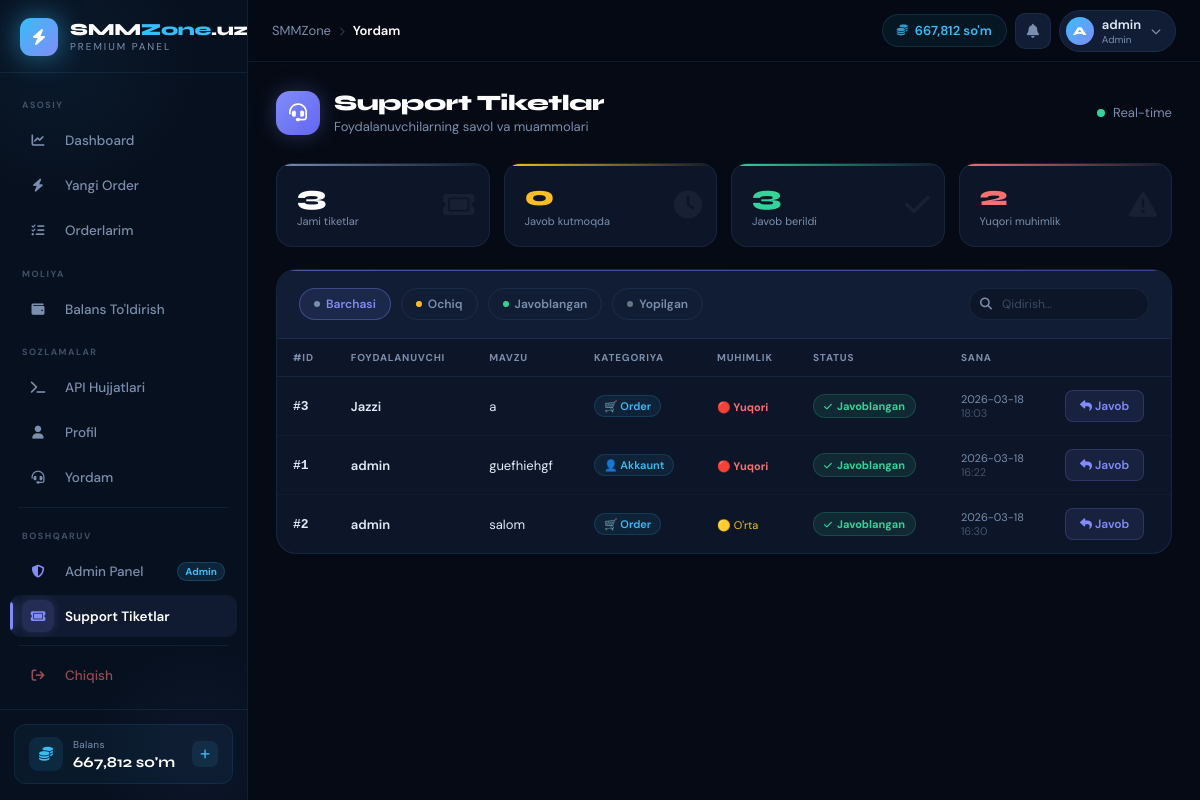
Screenshot of /admin/support (signed in) with the database file from the repository.
### tables this page shows
CREATE TABLE users (
    id           INTEGER PRIMARY KEY AUTOINCREMENT,
    username     TEXT UNIQUE NOT NULL,
    email        TEXT UNIQUE NOT NULL,
    password     TEXT NOT NULL,
    balance      REAL DEFAULT 0,
    role         TEXT DEFAULT 'user',
    api_key      TEXT UNIQUE,
    total_spent  REAL DEFAULT 0,
    total_orders INTEGER DEFAULT 0,
    ref_code     TEXT UNIQUE,
    referred_by  INTEGER,
    ref_earnings REAL DEFAULT 0,
    is_active    INTEGER DEFAULT 1,
    created_at   TEXT DEFAULT (datetime('now'))
);

CREATE TABLE support_tickets (
    id         INTEGER PRIMARY KEY AUTOINCREMENT,
    user_id    INTEGER NOT NULL,
    subject    TEXT NOT NULL,
    message    TEXT NOT NULL,
    category   TEXT DEFAULT "other",
    priority   TEXT DEFAULT "medium",
    status     TEXT DEFAULT "open",
    reply      TEXT,
    replied_at DATETIME,
    created_at DATETIME DEFAULT CURRENT_TIMESTAMP,
    FOREIGN KEY (user_id) REFERENCES users(id)
);

### support_service.py (the view)
@support_bp.route("/admin/support")
def admin_support():
    if session.get("role") != "admin":
        return redirect(url_for("user.dashboard"))
    db = get_db()
    status = request.args.get("status", "")
    q = """SELECT t.*, u.username FROM support_tickets t
           JOIN users u ON u.id = t.user_id {where}
           ORDER BY CASE t.priority WHEN 'high' THEN 1 WHEN 'medium' THEN 2 ELSE 3 END,
           t.created_at DESC"""
    tickets = db.execute(q.format(where="WHERE t.status=?" if status else ""),
                         (status,) if status else ()).fetchall()
    return render_template("admin_support.html", tickets=tickets)

### database/db.py (called while the page is built)
def get_db():
    if "db" not in g:
        g.db = sqlite3.connect(DATABASE)
        g.db.row_factory = sqlite3.Row
    return g.db

### main.py (called while the page is built)
@app.context_processor
def inject_globals():
    user_balance = 0
    if "user_id" in session:
        db = get_db()
        u  = db.execute("SELECT balance FROM users WHERE id=?", (session["user_id"],)).fetchone()
        if u: user_balance = u["balance"]
        session["balance"] = user_balance
    return {"site_name": Config.SITE_NAME, "user_balance": user_balance}

### templates/admin_support.html (shortened to what this page needs)
{% extends "base.html" %}
{% block content %}
<div class="as-header">
  <div class="as-header-left">
    <div class="as-header-icon"><i class="fas fa-headset"></i></div>
    <div>
      <div class="as-title">Support Tiketlar</div>
      <div class="as-subtitle">Foydalanuvchilarning savol va muammolari</div>
    </div>
  </div>
  <div style="display:flex;align-items:center;gap:8px;font-size:13px;color:var(--muted)">
    <span style="width:8px;height:8px;border-radius:50%;background:#34d399;display:inline-block;animation:pulse 2s infinite"></span>
    Real-time
  </div>
</div>
<div class="as-stats">
  <div class="as-stat s-all">
    <div class="as-stat-num">{{ tickets|length }}</div>
    <div class="as-stat-lbl">Jami tiketlar</div>
    <i class="fas fa-ticket as-stat-icon"></i>
  </div>
  <div class="as-stat s-open">
    <div class="as-stat-num">{{ tickets|selectattr('status','equalto','open')|list|length }}</div>
    <div class="as-stat-lbl">Javob kutmoqda</div>
    <i class="fas fa-clock as-stat-icon"></i>
  </div>
  <div class="as-stat s-ans">
    <div class="as-stat-num">{{ tickets|selectattr('status','equalto','answered')|list|length }}</div>
    <div class="as-stat-lbl">Javob berildi</div>
    <i class="fas fa-check as-stat-icon"></i>
  </div>
  <div class="as-stat s-high">
    <div class="as-stat-num">{{ tickets|selectattr('priority','equalto','high')|list|length }}</div>
    <div class="as-stat-lbl">Yuqori muhimlik</div>
    <i class="fas fa-triangle-exclamation as-stat-icon"></i>
  </div>
</div>
<div class="as-card">
  <div class="as-toolbar">
    {% for st,label,dot in [('','Barchasi','#7a8fad'),('open','Ochiq','#fbbf24'),('answered','Javoblangan','#34d399'),('closed','Yopilgan','#6b7280')] %}
    <button class="as-flt-btn {% if request.args.get('status','')==st %}active{% endif %}" onclick="filterStatus('{{st}}',this)">
      <span class="as-flt-dot" style="background:{{dot}}"></span>{{label}}
    </button>
    {% endfor %}
    <div class="as-search">
      <input type="text" placeholder="Qidirish..." id="as-search-inp" oninput="asSearch(this.value)">
    </div>
  </div>
  <div class="as-table-wrap">
    <table class="as-table">
      <thead>
        <tr><th>#ID</th><th>Foydalanuvchi</th><th>Mavzu</th><th>Kategoriya</th><th>Muhimlik</th><th>Status</th><th>Sana</th><th></th></tr>
      </thead>
      <tbody id="as-tbody">
        {% for t in tickets %}
        <tr class="as-row {% if not t.reply %}unread{% endif %}" data-status="{{t.status}}" data-search="{{t.subject|lower}} {{t.username|lower}}">
          <td class="td-id">#{{t.id}}</td>
          <td class="td-user">{% if not t.reply %}<span class="unread-dot"></span>{% endif %}{{t.username}}</td>
          <td class="td-subj" title="{{t.subject}}">{{t.subject}}</td>
          <td class="td-cat">
            <span class="cat-chip2">
              {% if t.category=='order' %}🛒 Order
              {% elif t.category=='payment' %}💳 To'lov
              {% elif t.category=='technical' %}🔧 Texnik
              {% elif t.category=='account' %}👤 Akkaunt
              {% else %}❓ Boshqa{% endif %}
            </span>
          </td>
          <td><span class="prio-{{t.priority}}">{% if t.priority=='high' %}🔴 Yuqori{% elif t.priority=='medium' %}🟡 O'rta{% else %}🟢 Past{% endif %}</span></td>
          <td>
            {% if t.status=='answered' %}<span class="badge badge-answered"><i class="fas fa-check"></i> Javoblangan</span>
            {% elif t.status=='closed' %}<span class="badge badge-closed"><i class="fas fa-lock"></i> Yopildi</span>
            {% else %}<span class="badge badge-open"><i class="fas fa-clock"></i> Ochiq</span>{% endif %}
          </td>
          <td style="font-size:11px;color:var(--muted)">
            <div>{{t.created_at[:10]}}</div>
            <div style="opacity:.5">{{t.created_at[11:16]}}</div>
          </td>
          <td>
            <button onclick="openModal({{t.id}},'{{t.subject|e}}','{{t.username|e}}','{{t.message|e}}','{{t.status}}','{{t.priority}}','{{t.category}}','{{t.created_at[:16]}}',{{('`'+t.reply+'`') if t.reply else 'null'}})"
              style="padding:7px 14px;background:rgba(129,140,248,.1);border:1px solid rgba(129,140,248,.2);border-radius:8px;color:var(--accent2);font-size:12px;font-weight:600;cursor:pointer;font-family:'DM Sans',sans-serif;transition:all .2s"
              onmouseover="this.style.background='rgba(129,140,248,.2)'" onmouseout="this.style.background='rgba(129,140,248,.1)'">
              <i class="fas fa-reply"></i> Javob
            </button>
          </td>
        </tr>
        {% endfor %}
      </tbody>
    </table>
  </div>
</div>
{% endblock %}

### templates/base.html (shortened to what this page needs)
<!DOCTYPE html>
<html lang="uz">
<head>
<link rel="stylesheet" href="https://cdnjs.cloudflare.com/ajax/libs/font-awesome/6.5.0/css/all.min.css">
</head>
<body>
{% if 'user_id' in session %}
<aside class="sidebar" id="sidebar">
  <a href="/dashboard" class="sidebar-brand">
    <div class="brand-icon"><i class="fas fa-bolt"></i></div>
    <div class="brand-text">
      <div class="brand-name">SMM<span>Zone</span>.uz</div>
      <div class="brand-tag">PREMIUM PANEL</div>
    </div>
  </a>
  <nav class="sidebar-nav">
    <div class="nav-section-label">Asosiy</div>
    <a href="/dashboard" class="nav-item {% if request.path == '/dashboard' %}active{% endif %}">
      <div class="nav-item-icon"><i class="fas fa-chart-line"></i></div>
      <span class="nav-item-label">Dashboard</span>
    </a>
    <a href="/new-order" class="nav-item {% if request.path == '/new-order' %}active{% endif %}">
      <div class="nav-item-icon"><i class="fas fa-bolt"></i></div>
      <span class="nav-item-label">Yangi Order</span>
    </a>
    <a href="/orders" class="nav-item {% if request.path == '/orders' %}active{% endif %}">
      <div class="nav-item-icon"><i class="fas fa-list-check"></i></div>
      <span class="nav-item-label">Orderlarim</span>
    </a>
    <div class="nav-section-label">Moliya</div>
    <a href="/add-funds" class="nav-item {% if request.path == '/add-funds' %}active{% endif %}">
      <div class="nav-item-icon"><i class="fas fa-wallet"></i></div>
      <span class="nav-item-label">Balans To'ldirish</span>
    </a>
    <div class="nav-section-label">Sozlamalar</div>
    <a href="/api-docs" class="nav-item {% if request.path == '/api-docs' %}active{% endif %}">
      <div class="nav-item-icon"><i class="fas fa-terminal"></i></div>
      <span class="nav-item-label">API Hujjatlari</span>
    </a>
    <a href="/profile" class="nav-item {% if request.path == '/profile' %}active{% endif %}">
      <div class="nav-item-icon"><i class="fas fa-user"></i></div>
      <span class="nav-item-label">Profil</span>
    </a>
    <a href="/support" class="nav-item {% if request.path == '/support' %}active{% endif %}">
      <div class="nav-item-icon"><i class="fas fa-headset"></i></div>
      <span class="nav-item-label">Yordam</span>
    </a>
    {% if session.role == 'admin' %}
    <div class="nav-section-label">Boshqaruv</div>
    <a href="/admin/" class="nav-item is-admin {% if request.path == '/admin/' %}active{% endif %}">
      <div class="nav-item-icon"><i class="fas fa-shield-halved"></i></div>
      <span class="nav-item-label">Admin Panel</span>
      <span class="nav-item-badge">Admin</span>
    </a>
    <a href="/admin/support" class="nav-item is-admin {% if request.path == '/admin/support' %}active{% endif %}">
      <div class="nav-item-icon"><i class="fas fa-ticket"></i></div>
      <span class="nav-item-label">Support Tiketlar</span>
    </a>
    {% endif %}
    <a href="/logout" class="nav-item is-logout">
      <div class="nav-item-icon"><i class="fas fa-arrow-right-from-bracket"></i></div>
      <span class="nav-item-label">Chiqish</span>
    </a>
  </nav>
  <div class="sidebar-footer">
    <div class="sidebar-balance">
      <div class="sb-bal-icon"><i class="fas fa-coins"></i></div>
      <div>
        <div class="sb-bal-label">Balans</div>
        <div class="sb-bal-val">{{ "{:,.0f}".format(user_balance) }} so'm</div>
      </div>
      <a href="/add-funds" class="sb-bal-link" title="To'ldirish">
        <i class="fas fa-plus"></i>
      </a>
    </div>
  </div>
</aside>
<div class="main-wrap">
  <header class="topbar">
    <div class="topbar-breadcrumb">
      <span>SMMZone</span>
      <span class="bc-sep"><i class="fas fa-chevron-right" style="font-size:9px"></i></span>
      <span class="bc-current">
        {% if '/dashboard' in request.path %}Dashboard
        {% elif '/new-order' in request.path %}Yangi Order
        {% elif '/orders' in request.path %}Orderlarim
        {% elif '/add-funds' in request.path %}Balans
        {% elif '/profile' in request.path %}Profil
        {% elif '/api-docs' in request.path %}API
        {% elif '/support' in request.path %}Yordam
        {% elif '/admin' in request.path %}Admin
        {% else %}Sahifa{% endif %}
      </span>
    </div>
    <div class="topbar-right">
      <div class="topbar-balance">
        <i class="fas fa-coins"></i>
        <span>{{ "{:,.0f}".format(user_balance) }} so'm</span>
      </div>
      <a href="#" class="topbar-notif" title="Bildirishnomalar">
        <i class="fas fa-bell"></i>
      </a>
      <a href="/profile" class="topbar-user">
        <div class="topbar-user-avatar">{{ session.username[0].upper() if session.username else 'U' }}</div>
        <div>
          <div class="topbar-user-name">{{ session.username }}</div>
          <div class="topbar-user-role">{% if session.role == 'admin' %}Admin{% else %}Foydalanuvchi{% endif %}</div>
        </div>
        <i class="fas fa-chevron-down"></i>
      </a>
    </div>
  </header>
  <main class="content">
    {% block content %}{% endblock %}
  </main>
</div>
{% else %}
{% block auth_content %}{% endblock %}
{% endif %}
</body>
</html>

### rows the page displays
users: balance "667,812"
support_tickets: id "3", username "Jazzi", subject "a", category "🛒 Order", priority "🔴 Yuqori", status "answered" (drawn), created_at "2026-03-18", created_at "18:03"
support_tickets: id "1", username "admin", subject "guefhiehgf", category "👤 Akkaunt", priority "🔴 Yuqori", status "answered" (drawn), created_at "2026-03-18", created_at "16:22"
support_tickets: id "2", username "admin", subject "salom", category "🛒 Order", priority "🟡 O'rta", status "answered" (drawn), created_at "2026-03-18", created_at "16:30"

### other values shown
{{ session.username[0].upper() if session.username else 'U' }} "A"
{{ session.username }} "admin"
{{ tickets|length }} "3"
{{ tickets|selectattr('status','equalto','open')|list|length }} "0"
{{ tickets|selectattr('status','equalto','answered')|list|length }} "3"
{{ tickets|selectattr('priority','equalto','high')|list|length }} "2"
{{ label }} "Barchasi" "Ochiq" "Javoblangan" "Yopilgan"
